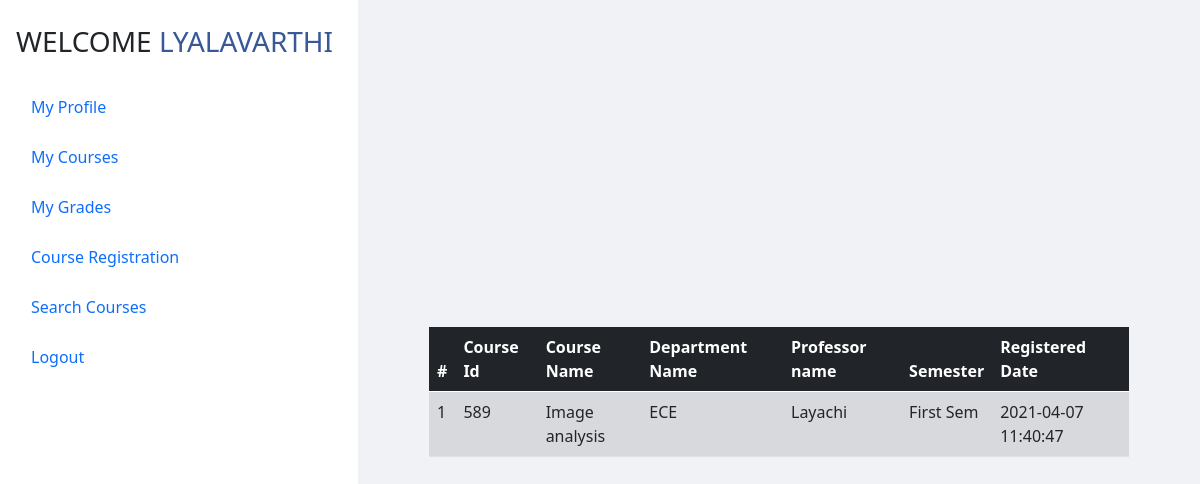
The app's page /registration-system/shared/grades-logic.php (signed in) with its own data.
### tables this page shows
CREATE TABLE `courses` (
  `code` int(11) NOT NULL,
  `dcode` int(11) NOT NULL,
  `name` varchar(255) NOT NULL,
  `professorname` varchar(255) NOT NULL,
  `description` text DEFAULT NULL,
  `credits` int(11) NOT NULL,
  `CreatedDate` timestamp NULL DEFAULT current_timestamp(),
  `updatedDate` timestamp NULL DEFAULT current_timestamp()
);

CREATE TABLE `department` (
  `dcode` int(11) NOT NULL,
  `dname` varchar(255) NOT NULL,
  `dcreationDate` timestamp NULL DEFAULT current_timestamp()
);

CREATE TABLE `semester` (
  `semcode` int(11) NOT NULL,
  `sname` varchar(255) NOT NULL,
  `screatedDate` timestamp NULL DEFAULT current_timestamp(),
  `supdatedDate` timestamp NULL DEFAULT current_timestamp()
);

### registration-system/shared/grades-logic.php (the view, shortened to what this page needs)
<?php
include "../shared/database.php";
if (empty($_SESSION['username'])) {
    header('location:index.php');
} else {
?>
    <?php include "../shared/header.php" ?>
    <div style="display:flex;">
        <?php if ($_SESSION['username'] != "") {
            include '../shared/menubar.php';
        }
        ?>
        <div style="margin:auto;width:700px;">
            <table class="table">
                <thead class="table-dark">
                    <tr>
                        <th scope="col">#</th>
                        <th scope="col">Course Id</th>
                        <th scope="col">Course Name</th>
                        <th scope="col">Department Name</th>
                        <th scope="col">Professor name</th>
                        <th scope="col">Semester</th>
                        <th scope="col">Registered Date</th>
                    </tr>
                </thead>
                <tbody>
                    <?php
                    $result = mysqli_query($con, "select `registered-courses`.`courseCode` as courseId, courses.professorname as professorname ,`registered-courses`.`grades` as grade, courses.name as coursename,department.dname as dept,`registered-courses`.`registeredDate` as regdate ,semester.sname as sem from `registered-courses` join courses on courses.code=`registered-courses`.`courseCode` join department on department.dcode=`registered-courses`.`departmentCode` join semester on semester.semcode=`registered-courses`.`semesterCode` where `registered-courses`.`studentname`='" . $_SESSION['username'] . "'");
                    $count = 1;
                    while ($row = mysqli_fetch_array($result)) {
                    ?>
                        <tr class="table-active">
                            <td><?php echo $count; ?></td>
                            <td><?php echo $row['courseId'] ?></td>
                            <td><?php echo $row['coursename']; ?></td>
                            <td><?php echo $row['dept']; ?></td>
                            <td><?php echo $row['professorname']; ?></td>
                            <td><?php echo $row['sem']; ?></td>
                            <td><?php echo $row['regdate']; ?></td>
                        </tr>
                    <?php
                        $count++;
                    } ?>
                </tbody>
            </table>
        </div>
    </div>
    </html>
<?php } ?>

### records on screen
registered-courses: courseCode "589", courses.name "Image analysis", department.dname "ECE", courses.professorname "Layachi", semester.sname "First Sem", registeredDate "2021-04-07 11:40:47"

### other values on screen
$_SESSION['username'] "LYALAVARTHI"
